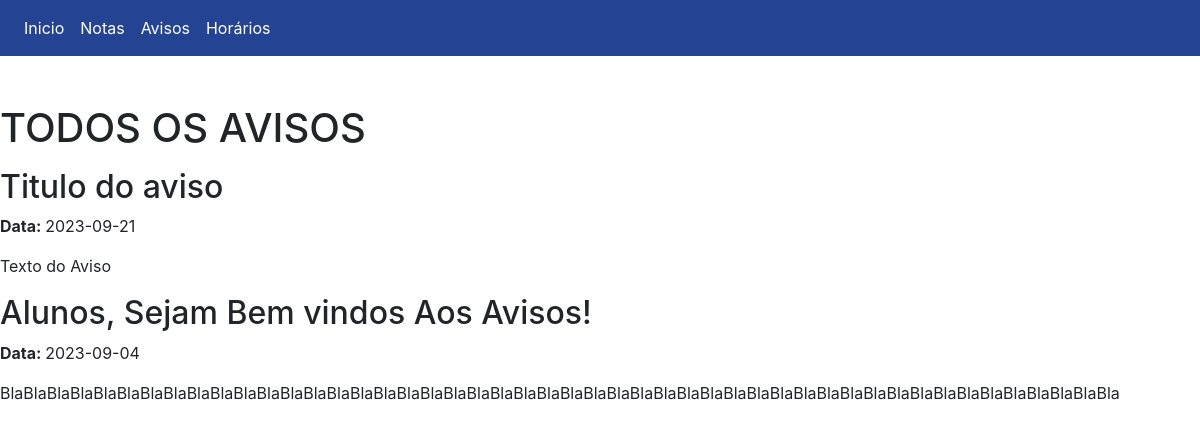
Screenshot of /Global/Alunos/Avisos.php (signed in) with the database file from the repository.
### tables this page shows
CREATE TABLE `avisos` (
  `id` int(11) NOT NULL,
  `aviso` varchar(255) NOT NULL,
  `data_aviso` date NOT NULL,
  `turma_id` int(11) NOT NULL,
  `titulo` varchar(120) NOT NULL
);

### Global/Alunos/Avisos.php (the view, shortened to what this page needs)
<!DOCTYPE html>
<html lang="pt-br">
  <head>
    <link rel="stylesheet" href="../css/bootstrap.min.css">
  </head>
  <body>
  <nav class="navbar navbar-expand-lg navbar-dark" style="background-color: #244393;">
  <div class="collapse navbar-collapse" id="conteudoNavbarSuportado">
    <ul class="navbar-nav mr-auto">
      <li class="nav-item">
        <a class="nav-link"  style="color: white" href="../alunos/index.php">Inicio</a>
      </li>
      <li class="nav-item">
        <a class="nav-link" style="color: white" href="../alunos/notas.php">Notas</a>
      </li>
      <li class="nav-item">
        <a class="nav-link"  style="color: white" href="../alunos/avisos.php">Avisos</a>
      </li>
      <li class="nav-item">
        <a class="nav-link"  style="color: white" href="../alunos/horarios.php">Horários</a>
      </li>
    </ul>
  </div>
</nav>
<div class="conteiner">
    <div class="row">
        <div class="col mt-5">
<?php
$host = "localhost";
$username = "root";
$password = "";
$database = "expotec_db";
$conn = mysqli_connect($host, $username, $password, $database);
$turma_id = $_SESSION['turma_id'];
$sql_avisos = "SELECT * FROM avisos WHERE turma_id = '$turma_id' ORDER BY data_aviso DESC";
$result_avisos = mysqli_query($conn, $sql_avisos);
?>
<!DOCTYPE html>
<html lang="pt-BR">
<head>
</head>
<body>
    <h1>TODOS OS AVISOS</h1><p>
    <?php
if (mysqli_num_rows($result_avisos) > 0) {
  while ($row_aviso = mysqli_fetch_assoc($result_avisos)) {
      $titulo = $row_aviso['titulo'];
      $data_aviso = $row_aviso['data_aviso'];
      $aviso = $row_aviso['aviso'];
      echo "<h2>$titulo</h2>";
      echo "<strong>  Data: </strong> $data_aviso</p>";
      echo "<p>$aviso</p>";
  }
    }
 else {
    echo "<p>Nenhum aviso disponível para esta turma.</p>";
}
?>
        </div>
    </div>
</div>
  </body>
</html>

### Global/Alunos/Avisos.php (style rules this page uses)
html,body { width:100vw; height:100vh; overflow-x:hidden; background-image:; background-size: 100% 100%; background-attachment: fixed; background-repeat: no-repeat; }

### rows the page displays
avisos: titulo "Titulo do aviso", data_aviso "2023-09-21", aviso "Texto do Aviso"
avisos: titulo "Alunos, Sejam Bem vindos Aos Avisos!", data_aviso "2023-09-04", aviso "BlaBlaBlaBlaBlaBlaBlaBlaBlaBlaBlaBlaBlaBlaBlaBlaBlaBlaBlaBlaBlaBlaBlaBlaBlaBlaBlaBlaBlaBlaBlaBlaBlaBlaBlaBlaBlaBlaBlaBlaBlaBlaBlaBlaBlaBlaBlaBla"
